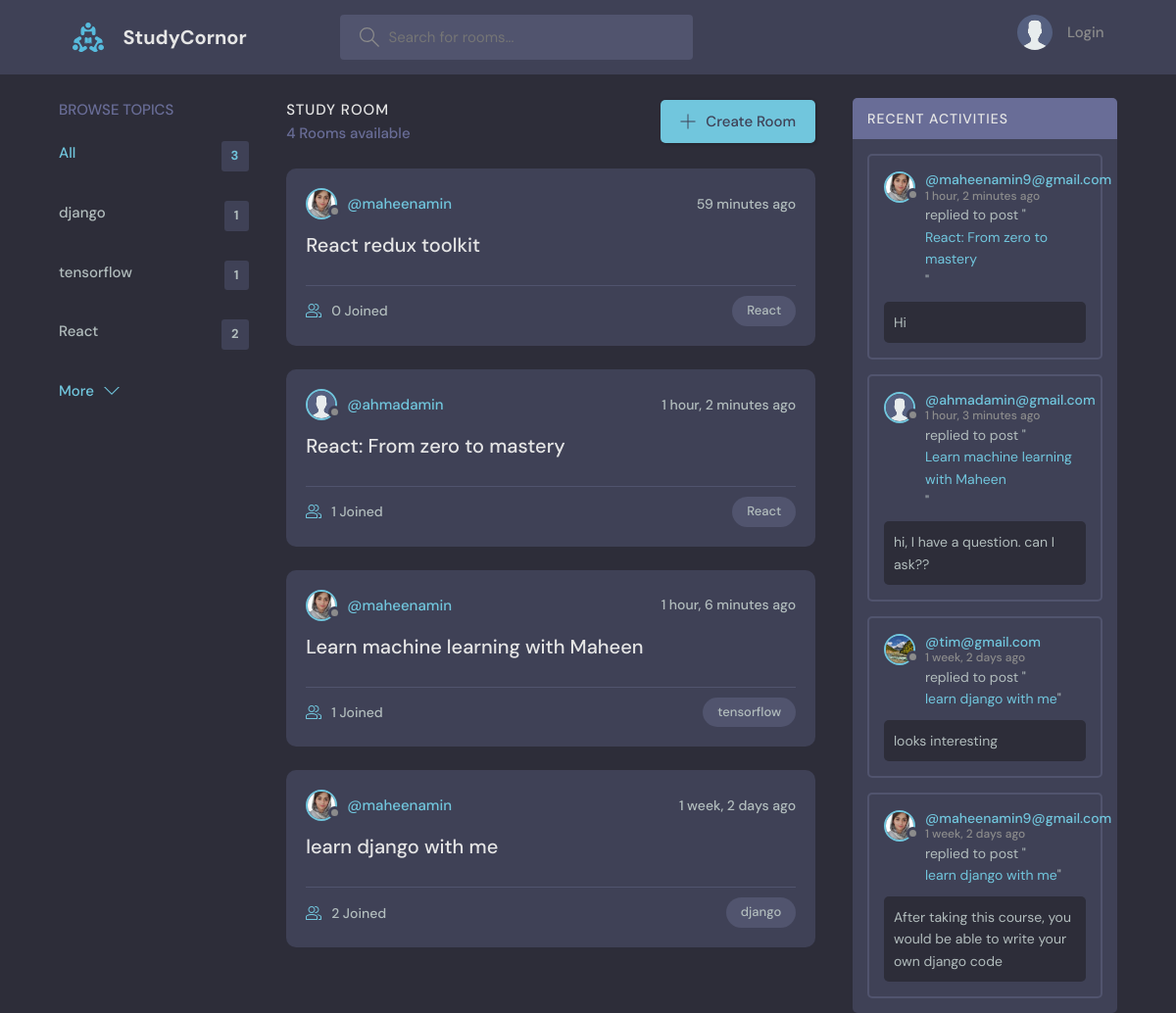
The page / on the database its author committed.
### base/models.py (models this page shows, shortened)
class Topic(models.Model):
    name = models.CharField(max_length=200)

class Room(models.Model):
    host = models.ForeignKey(User, on_delete=models.SET_NULL, null=True)
    topic = models.ForeignKey(Topic, on_delete=models.SET_NULL, null=True)
    name = models.CharField(max_length=200)
    description = models.TextField(null=True, blank=True)
    participants = models.ManyToManyField(User, related_name='participants', blank=True)
    updated  = models.DateTimeField(auto_now=True)
    created = models.DateTimeField(auto_now_add=True)
    class Meta:
        ordering = ["-updated", "-created"]
    def __str__(self):
        return self.name

class User(AbstractUser):
    name = models.CharField(max_length=200, null=True)
    email = models.EmailField(unique=True)
    bio = models.TextField(null=True)
    avatar = models.ImageField(null=True, default='avatar.svg')
    USERNAME_FIELD = 'email'
    REQUIRED_FIELDS = []

class Message(models.Model):
    user = models.ForeignKey(User, on_delete=models.CASCADE)
    room = models.ForeignKey(Room, on_delete=models.CASCADE)
    body = models.TextField()
    updated = models.DateTimeField(auto_now=True)
    created = models.DateTimeField(auto_now_add=True)
    class Meta:
        ordering = ["-updated", "-created"]

### base/views.py (the view)
# urls.py: path('', views.home , name="home"),
def home(request):
    q = request.GET.get('q') if request.GET.get('q') != None else ''
    rooms = Room.objects.filter(
        Q(topic__name__icontains = q) |
        Q(name__icontains = q) |
        Q(description__icontains = q)
    )
    roomCount = rooms.count()
    topics = Topic.objects.all()[0:4]
    roomMessages = Message.objects.filter(
        Q(room__topic__name__icontains = q)
    )
    context = {'rooms': rooms, 'topics': topics, 'roomCount': roomCount, 'roomMessages': roomMessages}
    return render(request, "base/home.html", context)

### base/templates/base/home.html (shortened to what this page needs)
{% extends 'base.html' %}
{% block content %}
<main class="layout layout--3">
  <div class="container">
    {% include 'base/topicsComponent.html' %}
    <div class="roomList">
      <div class="roomList__header">
        <div>
          <h2>Study Room</h2>
          <p>{{ roomCount }} Rooms available</p>
        </div>
        <a class="btn btn--main" href={% url 'createRoom' %}>
          <svg version="1.1" xmlns="http://www.w3.org/2000/svg" width="32" height="32" viewBox="0 0 32 32">
            <title>add</title>
            <path
              d="M16.943 0.943h-1.885v14.115h-14.115v1.885h14.115v14.115h1.885v-14.115h14.115v-1.885h-14.115v-14.115z"
            ></path>
          </svg>
          Create Room
      </div>
      {% include 'base/feedComponent.html' %}
    </div>
    {% include 'base/activityComponent.html' %}
  </div>
</main>
{% endblock content %}

### base/templates/base/topicsComponent.html (shortened to what this page needs)
<div class="topics">
    <div class="topics__header">
      <h2>Browse Topics</h2>
    </div>
    <ul class="topics__list">
      <li>
        <a href={% url 'home' %} class="active">All<span>{{ topics.count }}</span></a>
      </li>
      {% for topic in topics %}
      <li>
        <a href="{% url 'home' %}?q={{ topic.name }}">{{ topic.name }}<span>{{ topic.room_set.all.count }}</span></a>
      </li>
      {% endfor %}
    </ul>
    <a class="btn btn--link" href={% url 'topics' %}>
      More
      <svg version="1.1" xmlns="http://www.w3.org/2000/svg" width="32" height="32" viewBox="0 0 32 32">
        <title>chevron-down</title>
        <path d="M16 21l-13-13h-3l16 16 16-16h-3l-13 13z"></path>
      </svg>
</div>

### base/templates/base/feedComponent.html (shortened to what this page needs)
{% for room in rooms %}
<div class="roomListRoom">
    <div class="roomListRoom__header">
      <a href={% url 'userProfile' room.host.id %} class="roomListRoom__author">
        <div class="avatar avatar--small">
          <img src={{ room.host.avatar.url }} />
        </div>
        <span>@{{ room.host.username }}</span>
      </a>
      <div class="roomListRoom__actions">
        <span>{{ room.created|timesince }} ago</span>
      </div>
    </div>
    <div class="roomListRoom__content">
      <a href={% url 'room' room.id %}>{{ room.name }}</a>
    </div>
    <div class="roomListRoom__meta">
      <a href={% url 'room' room.id %} class="roomListRoom__joined">
        {{ room.participants.all.count }} Joined
      </a>
      <p class="roomListRoom__topic">{{ room.topic.name }}</p>
    </div>
</div>
{% endfor %}

### base/templates/base/activityComponent.html (shortened to what this page needs)
<div class="activities">
    <div class="activities__header">
      <h2>Recent Activities</h2>
    </div>
    {% for message in roomMessages %}
    <div class="activities__box">
      <div class="activities__boxHeader roomListRoom__header">
        <a href={% url 'userProfile' message.user.id %} class="roomListRoom__author">
          <div class="avatar avatar--small">
            <img src={{ message.user.avatar.url }} />
          </div>
          <p>
            @{{ message.user }}
            <span>{{ message.created|timesince }} ago</span>
          </p>
        </a>
      </div>
      <div class="activities__boxContent">
        <p>replied to post "<a href={% url 'room' message.room.id %}>{{ message.room }}</a>"</p>
        <div class="activities__boxRoomContent">
          {{ message.body }}
        </div>
      </div>
    </div>
    {% endfor %}
</div>

### rows shown on the page
Topic: name "django", room_set.all.count "1"
Topic: name "tensorflow", room_set.all.count "1"
Topic: name "React", room_set.all.count "2"
Room: host.avatar (picture), host.username "maheenamin", created "59 minutes", name "React redux toolkit", participants.all.count "0", topic.name "React"
Room: host.avatar (placeholder picture), host.username "ahmadamin", created "1 hour, 2 minutes", name "React: From zero to mastery", participants.all.count "1", topic.name "React"
Room: host.avatar (picture), host.username "maheenamin", created "1 hour, 6 minutes", name "Learn machine learning with Maheen", participants.all.count "1", topic.name "tensorflow"
Room: host.avatar (picture), host.username "maheenamin", created "1 week, 2 days", name "learn django with me", participants.all.count "2", topic.name "django"
Message: user.avatar (picture), user "maheenamin9@gmail.com", created "1 hour, 2 minutes", room "React: From zero to mastery", body "Hi"
Message: user.avatar (placeholder picture), user "ahmadamin@gmail.com", created "1 hour, 3 minutes", room "Learn machine learning with Maheen", body "hi, I have a question. can I ask??"
Message: user.avatar (picture), user "tim@gmail.com", created "1 week, 2 days", room "learn django with me", body "looks interesting"
Message: user.avatar (picture), user "maheenamin9@gmail.com", created "1 week, 2 days", room "learn django with me", body "After taking this course, you would be able to write your own django code"

### other values the page prints
{{ topics.count }} "3"
{{ roomCount }} "4"
